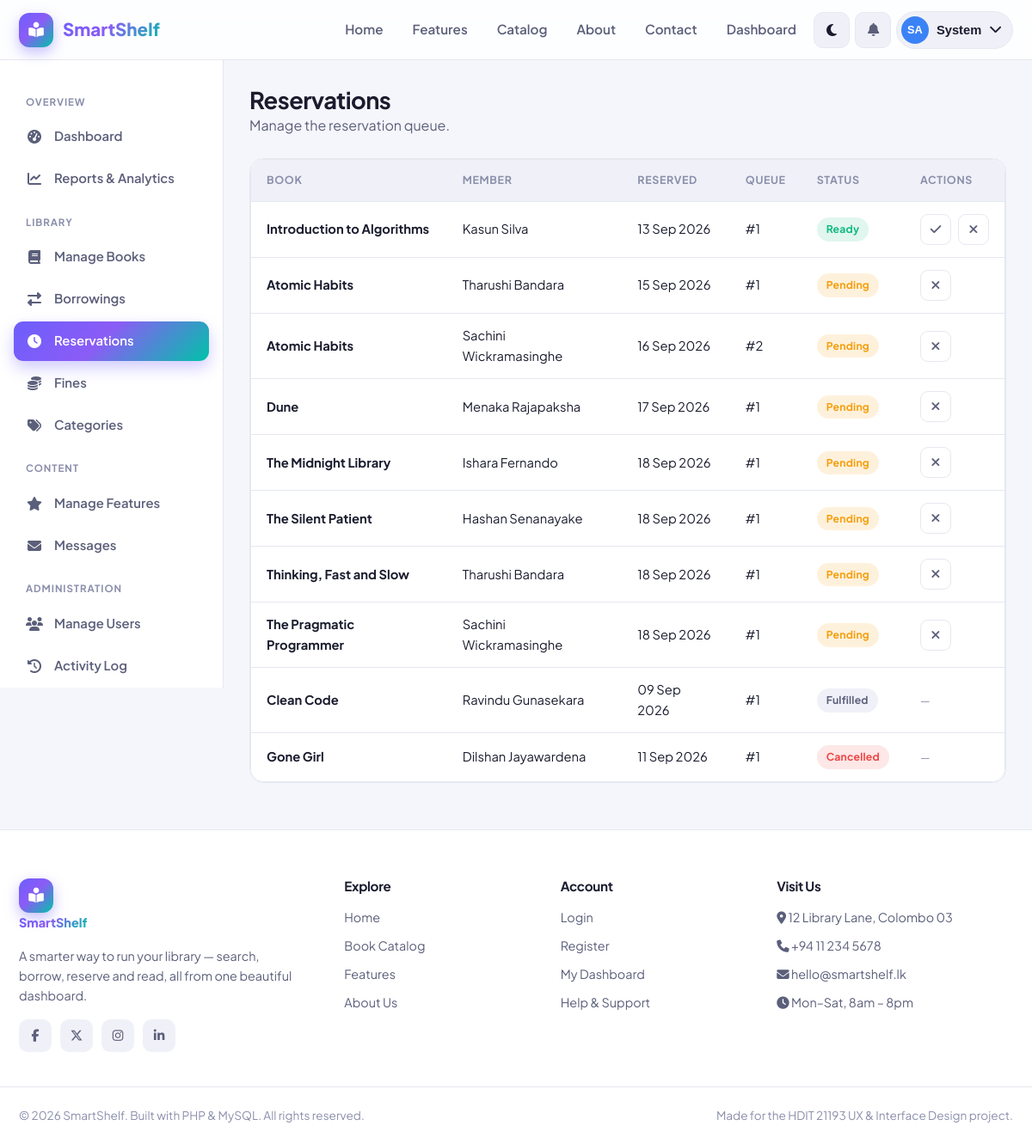
Screenshot of /manage_reservations.php (signed in) with the database file from the repository.
### tables this page shows
CREATE TABLE `reservations` (
  `reservation_id` INT(11) NOT NULL AUTO_INCREMENT,
  `user_id`        INT(11) NOT NULL,
  `book_id`        INT(11) NOT NULL,
  `reserved_at`    TIMESTAMP NOT NULL DEFAULT CURRENT_TIMESTAMP,
  `status`         ENUM('pending','ready','fulfilled','cancelled') NOT NULL DEFAULT 'pending',
  `queue_position` INT(11) NOT NULL DEFAULT 1,
  PRIMARY KEY (`reservation_id`),
  KEY `user_id` (`user_id`),
  KEY `book_id` (`book_id`),
  CONSTRAINT `fk_res_user` FOREIGN KEY (`user_id`) REFERENCES `users` (`user_id`) ON DELETE CASCADE,
  CONSTRAINT `fk_res_book` FOREIGN KEY (`book_id`) REFERENCES `books` (`book_id`) ON DELETE CASCADE
);

CREATE TABLE `books` (
  `book_id`          INT(11) NOT NULL AUTO_INCREMENT,
  `title`            VARCHAR(200) NOT NULL,
  `author`           VARCHAR(150) NOT NULL,
  `isbn`             VARCHAR(20) DEFAULT NULL,
  `category_id`      INT(11) DEFAULT NULL,
  `description`      TEXT DEFAULT NULL,
  `publisher`        VARCHAR(150) DEFAULT NULL,
  `publish_year`     INT(4) DEFAULT NULL,
  `total_copies`     INT(11) NOT NULL DEFAULT 1,
  `available_copies` INT(11) NOT NULL DEFAULT 1,
  `shelf_location`   VARCHAR(50) DEFAULT NULL,
  `cover_image`      VARCHAR(255) DEFAULT NULL,
  `ebook_file`       VARCHAR(255) DEFAULT NULL,
  `rating`           DECIMAL(2,1) NOT NULL DEFAULT 0.0,
  `views`            INT(11) NOT NULL DEFAULT 0,
  `borrow_count`     INT(11) NOT NULL DEFAULT 0,
  `created_at`       TIMESTAMP NOT NULL DEFAULT CURRENT_TIMESTAMP,
  PRIMARY KEY (`book_id`),
  KEY `category_id` (`category_id`),
  CONSTRAINT `fk_books_category` FOREIGN KEY (`category_id`)
    REFERENCES `categories` (`category_id`) ON DELETE SET NULL
);

CREATE TABLE `users` (
  `user_id`     INT(11) NOT NULL AUTO_INCREMENT,
  `fullname`    VARCHAR(120) NOT NULL,
  `email`       VARCHAR(150) NOT NULL,
  `password`    VARCHAR(255) NOT NULL,
  `role`        ENUM('admin','librarian','member') NOT NULL DEFAULT 'member',
  `phone`       VARCHAR(20) DEFAULT NULL,
  `address`     VARCHAR(255) DEFAULT NULL,
  `avatar`      VARCHAR(255) DEFAULT NULL,
  `status`      ENUM('active','suspended') NOT NULL DEFAULT 'active',
  `created_at`  TIMESTAMP NOT NULL DEFAULT CURRENT_TIMESTAMP,
  PRIMARY KEY (`user_id`),
  UNIQUE KEY `email` (`email`)
);

### functions.php (called while the page is built, shortened)
<?php
require_once __DIR__ . '/config.php';
function e($value)
{
    return htmlspecialchars($value ?? '', ENT_QUOTES, 'UTF-8');
}
function db_select($sql, $types = '', $params = [])
{
    global $conn;
    $stmt = $conn->prepare($sql);
    if ($types) {
        $stmt->bind_param($types, ...$params);
    }
    $stmt->execute();
    $result = $stmt->get_result();
    $rows = $result ? $result->fetch_all(MYSQLI_ASSOC) : [];
    return $rows;
}
function fdate($date)
{
    return date('d M Y', strtotime($date));
}

### manage_reservations.php (the view, shortened to what this page needs)
<?php
require_once __DIR__ . '/../includes/functions.php';
$reservations = db_select(
    "SELECT r.*, b.title, u.fullname FROM reservations r
     JOIN books b ON b.book_id=r.book_id
     JOIN users u ON u.user_id=r.user_id
     ORDER BY FIELD(r.status,'ready','pending','fulfilled','cancelled'), r.reserved_at ASC"
);
$statusBadge = ['pending'=>'badge-amber','ready'=>'badge-green','fulfilled'=>'badge-gray','cancelled'=>'badge-red'];
require_once __DIR__ . '/../includes/header.php';
?>
<div class="dash">
    <?php require_once __DIR__ . '/../includes/admin_sidebar.php'; ?>
    <div class="dash-main">
        <div class="dash-header"><div><h1>Reservations</h1><p class="text-soft">Manage the reservation queue.</p></div></div>
        <div class="panel">
            <div class="table-wrap">
                <table class="data">
                    <thead><tr><th>Book</th><th>Member</th><th>Reserved</th><th>Queue</th><th>Status</th><th>Actions</th></tr></thead>
                    <tbody>
                    <?php foreach ($reservations as $r): ?>
                        <tr>
                            <td><strong><?= e($r['title']) ?></strong></td>
                            <td><?= e($r['fullname']) ?></td>
                            <td><?= fdate($r['reserved_at']) ?></td>
                            <td>#<?= (int)$r['queue_position'] ?></td>
                            <td><span class="badge <?= $statusBadge[$r['status']] ?>"><?= e(ucfirst($r['status'])) ?></span></td>
                            <td>
                                <div class="table-actions">
                                    <?php if (in_array($r['status'], ['pending','ready'])): ?>
                                        <?php if ($r['status']==='ready'): ?>
                                        <form method="post" style="margin:0"><?= csrf_field() ?>
                                            <button class="icon-btn success" title="Mark fulfilled"><i class="fa-solid fa-check"></i></button>
                                        </form>
                                        <?php endif; ?>
                                        <form method="post" style="margin:0"><?= csrf_field() ?>
                                            <button class="icon-btn danger" title="Cancel" data-confirm="Cancel this reservation?"><i class="fa-solid fa-xmark"></i></button>
                                        </form>
                                    <?php else: ?><span class="text-mute" style="font-size:.8rem">—</span><?php endif; ?>
                                </div>
                            </td>
                        </tr>
                    <?php endforeach; ?>
                    </tbody>
                </table>
            </div>
        </div>
    </div>
</div>
<?php require_once __DIR__ . '/../includes/footer.php'; ?>

### style.css (style rules this page uses)
:root { --brand: #6d5efc; --brand-2: #00c2a8; --brand-grad: linear-gradient(135deg, #6d5efc 0%, #8b5cf6 45%, #00c2a8 100%); --brand-soft: rgba(109, 94, 252, 0.12); --bg: #f5f6fb; --surface: #ffffff; --surface-2: #f0f1f8; --border: #e6e8f0; --text: #1a1c2e; --text-soft: #5b5f7a; --text-mute: #8a8fab; --green: #10b981; --green-soft: rgba(16, 185, 129, 0.13); --amber: #f59e0b; --amber-soft: rgba(245, 158, 11, 0.14); --red: #ef4444; --red-soft: rgba(239, 68, 68, 0.13); --blue: #3b82f6; --blue-soft: rgba(59, 130, 246, 0.13); --radius: 16px; --radius-sm: 10px; --radius-lg: 24px; --shadow-sm: 0 1px 2px rgba(20, 22, 50, 0.06), 0 2px 8px rgba(20, 22, 50, 0.04); --shadow: 0 4px 14px rgba(20, 22, 50, 0.08); --shadow-lg: 0 18px 48px rgba(20, 22, 50, 0.16); --nav-h: 70px; --maxw: 1200px; --font: 'Plus Jakarta Sans', 'Inter', system-ui, sans-serif; --transition: 0.25s cubic-bezier(0.4, 0, 0.2, 1); }
*, *::before, *::after { box-sizing: border-box; margin: 0; padding: 0; }
html { scroll-behavior: smooth; }
body { font-family: var(--font); background: var(--bg); color: var(--text); line-height: 1.6; -webkit-font-smoothing: antialiased; transition: background var(--transition), color var(--transition); min-height: 100vh; display: flex; flex-direction: column; }
h1, h2, h3, h4 { line-height: 1.2; font-weight: 700; letter-spacing: -0.02em; }
.badge { display: inline-flex; align-items: center; gap: 5px; padding: 4px 11px; border-radius: 999px; font-size: 0.76rem; font-weight: 700; letter-spacing: 0.02em; }
.badge-green { background: var(--green-soft); color: var(--green); }
.badge-amber { background: var(--amber-soft); color: var(--amber); }
.badge-red { background: var(--red-soft); color: var(--red); }
.badge-gray { background: var(--surface-2); color: var(--text-soft); }
.table-wrap { overflow-x: auto; border-radius: var(--radius); border: 1px solid var(--border); }
table.data { width: 100%; border-collapse: collapse; background: var(--surface); min-width: 640px; }
table.data th { text-align: left; padding: 14px 18px; font-size: 0.78rem; text-transform: uppercase; letter-spacing: 0.05em; color: var(--text-mute); background: var(--surface-2); font-weight: 700; border-bottom: 1px solid var(--border); }
table.data td { padding: 14px 18px; border-bottom: 1px solid var(--border); font-size: 0.92rem; vertical-align: middle; }
table.data tr:last-child td { border-bottom: none; }
table.data tbody tr { transition: var(--transition); }
.table-actions { display: flex; gap: 8px; }
.icon-btn { width: 36px; height: 36px; border-radius: 9px; display: grid; place-items: center; border: 1px solid var(--border); background: var(--surface); color: var(--text-soft); cursor: pointer; transition: var(--transition); font-size: 0.9rem; }
.dash { display: grid; grid-template-columns: 260px 1fr; min-height: calc(100vh - var(--nav-h)); }
.dash-main { padding: 30px; overflow-x: hidden; }
.dash-header { display: flex; align-items: center; justify-content: space-between; flex-wrap: wrap; gap: 16px; margin-bottom: 26px; }
.dash-header h1 { font-size: 1.7rem; }
.dash-header p { color: var(--text-soft); }
.panel { background: var(--surface); border: 1px solid var(--border); border-radius: var(--radius); margin-bottom: 24px; }
.text-soft { color: var(--text-soft); }
.text-mute { color: var(--text-mute); }

### rows the page displays
reservations: book.title "Introduction to Algorithms", user.fullname "Kasun Silva", reserved_at "13 Sep 2026", queue_position "1", status "Ready"
reservations: book.title "Atomic Habits", user.fullname "Tharushi Bandara", reserved_at "15 Sep 2026", queue_position "1", status "Pending"
reservations: book.title "Atomic Habits", user.fullname "Sachini Wickramasinghe", reserved_at "16 Sep 2026", queue_position "2", status "Pending"
reservations: book.title "Dune", user.fullname "Menaka Rajapaksha", reserved_at "17 Sep 2026", queue_position "1", status "Pending"
reservations: book.title "The Midnight Library", user.fullname "Ishara Fernando", reserved_at "18 Sep 2026", queue_position "1", status "Pending"
reservations: book.title "The Silent Patient", user.fullname "Hashan Senanayake", reserved_at "18 Sep 2026", queue_position "1", status "Pending"
reservations: book.title "Thinking, Fast and Slow", user.fullname "Tharushi Bandara", reserved_at "18 Sep 2026", queue_position "1", status "Pending"
reservations: book.title "The Pragmatic Programmer", user.fullname "Sachini Wickramasinghe", reserved_at "18 Sep 2026", queue_position "1", status "Pending"
reservations: book.title "Clean Code", user.fullname "Ravindu Gunasekara", reserved_at "09 Sep 2026", queue_position "1", status "Fulfilled"
reservations: book.title "Gone Girl", user.fullname "Dilshan Jayawardena", reserved_at "11 Sep 2026", queue_position "1", status "Cancelled"

### other values shown
SITE_NAME "SmartShelf"
initials($_SESSION['fullname']) "SA"
explode(' ', $_SESSION['fullname'])[0] "System"
